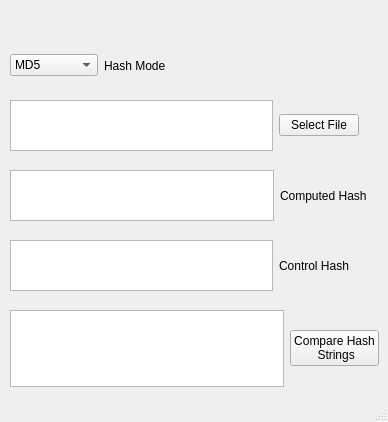
<?xml version="1.0" encoding="UTF-8"?>
<ui version="4.0">
 <class>MainWindow</class>
 <widget class="QMainWindow" name="MainWindow">
  <property name="geometry">
   <rect>
    <x>0</x>
    <y>0</y>
    <width>388</width>
    <height>422</height>
   </rect>
  </property>
  <property name="windowTitle">
   <string>MainWindow</string>
  </property>
  <widget class="QWidget" name="centralwidget">
   <widget class="QWidget" name="">
    <property name="geometry">
     <rect>
      <x>10</x>
      <y>40</y>
      <width>181</width>
      <height>51</height>
     </rect>
    </property>
    <layout class="QHBoxLayout" name="horizontalLayout">
     <item>
      <widget class="QComboBox" name="comboBox">
       <item>
        <property name="text">
         <string>MD5</string>
        </property>
       </item>
       <item>
        <property name="text">
         <string>Sha256</string>
        </property>
       </item>
       <item>
        <property name="text">
         <string>Sha1</string>
        </property>
       </item>
      </widget>
     </item>
     <item>
      <widget class="QLabel" name="label_3">
       <property name="text">
        <string>Hash Mode</string>
       </property>
      </widget>
     </item>
    </layout>
   </widget>
   <widget class="QWidget" name="">
    <property name="geometry">
     <rect>
      <x>10</x>
      <y>170</y>
      <width>357</width>
      <height>51</height>
     </rect>
    </property>
    <layout class="QHBoxLayout" name="horizontalLayout_2">
     <item>
      <widget class="QTextEdit" name="hash_output"/>
     </item>
     <item>
      <widget class="QLabel" name="label">
       <property name="text">
        <string>Computed Hash</string>
       </property>
      </widget>
     </item>
    </layout>
   </widget>
   <widget class="QWidget" name="">
    <property name="geometry">
     <rect>
      <x>10</x>
      <y>240</y>
      <width>339</width>
      <height>51</height>
     </rect>
    </property>
    <layout class="QHBoxLayout" name="horizontalLayout_3">
     <item>
      <widget class="QTextEdit" name="user_input"/>
     </item>
     <item>
      <widget class="QLabel" name="label_2">
       <property name="text">
        <string>Control Hash</string>
       </property>
      </widget>
     </item>
    </layout>
   </widget>
   <widget class="QWidget" name="">
    <property name="geometry">
     <rect>
      <x>10</x>
      <y>100</y>
      <width>349</width>
      <height>51</height>
     </rect>
    </property>
    <layout class="QHBoxLayout" name="horizontalLayout_4">
     <item>
      <widget class="QTextEdit" name="file_directory"/>
     </item>
     <item>
      <widget class="QPushButton" name="pushButton">
       <property name="text">
        <string>Select File</string>
       </property>
      </widget>
     </item>
    </layout>
   </widget>
   <widget class="QWidget" name="">
    <property name="geometry">
     <rect>
      <x>10</x>
      <y>310</y>
      <width>369</width>
      <height>77</height>
     </rect>
    </property>
    <layout class="QHBoxLayout" name="horizontalLayout_5">
     <item>
      <widget class="QTextEdit" name="comparison_frame">
       <property name="font">
        <font>
         <pointsize>12</pointsize>
         <weight>75</weight>
         <bold>true</bold>
        </font>
       </property>
      </widget>
     </item>
     <item>
      <widget class="QPushButton" name="pushButton_2">
       <property name="text">
        <string>Compare Hash 
 Strings</string>
       </property>
      </widget>
     </item>
    </layout>
   </widget>
   <zorder>pushButton</zorder>
   <zorder>file_directory</zorder>
   <zorder>hash_output</zorder>
   <zorder>comparison_frame</zorder>
   <zorder>label</zorder>
   <zorder>user_input</zorder>
   <zorder>label_2</zorder>
   <zorder>pushButton_2</zorder>
   <zorder>comboBox</zorder>
   <zorder>label_3</zorder>
   <zorder>comparison_frame</zorder>
  </widget>
  <widget class="QStatusBar" name="statusbar"/>
 </widget>
 <resources/>
 <connections/>
</ui>
